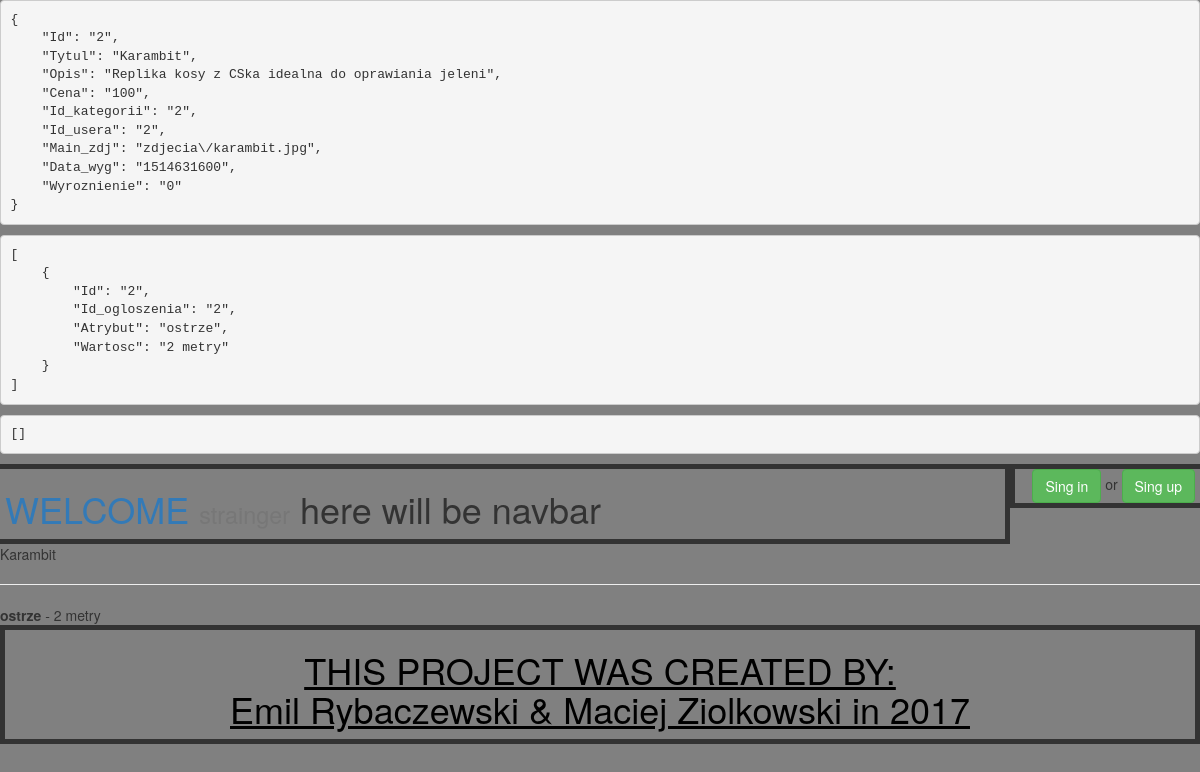
/index.php/Ogloszenia/jedno/2, run on the app's committed database.
### tables this page shows
CREATE TABLE `ogloszenia` (
  `Id` int(11) NOT NULL,
  `Tytul` text NOT NULL,
  `Opis` text NOT NULL,
  `Cena` float NOT NULL,
  `Id_kategorii` int(11) NOT NULL,
  `Id_usera` int(11) NOT NULL,
  `Main_zdj` varchar(64) NOT NULL,
  `Data_wyg` int(11) NOT NULL,
  `Wyroznienie` tinyint(1) NOT NULL DEFAULT '0'
);

CREATE TABLE `parametry_ogloszenia` (
  `Id` int(11) NOT NULL,
  `Id_ogloszenia` int(11) NOT NULL,
  `Atrybut` text NOT NULL,
  `Wartosc` text NOT NULL
);

### application/models/Ogloszenia_model.php (called while the page is built, shortened)
<?php
class Ogloszenia_model extends CI_Model
{
    public function getAnnoById($id)
    {
        $this->db->where('Id', $id);
        return $this->db->get('ogloszenia')->first_row();
    }
}

### application/controllers/Ogloszenia.php (called while the page is built, shortened)
<?php
class Ogloszenia extends CI_Controller
{
    public function __construct()
    {
        $this->load->helper('url');
        $this->load->helper('html');
        $this->load->model('Kategoria_model');
        $this->load->model('Ogloszenia_model');
        $this->load->model('Parametry_ogloszenia_model');
        $this->load->model('Usery_model');
        $this->load->model('Wiadomosci_model');
        $this->load->model('Zdjecia_model');
    }
    public function jedno($id_ogloszenia)
    {
        $ogloszenie = $ogloszenia = $this->Ogloszenia_model->getAnnoById($id_ogloszenia);
        $parametry_ogloszenia = $this->Parametry_ogloszenia_model->getParameters($id_ogloszenia);
        $zdjecia_byid = $this->Zdjecia_model->getByIdOgloszenia($id_ogloszenia);
        $query['ogloszenie']=$ogloszenie;
        $query['parametry_ogloszenia']=$parametry_ogloszenia;
        $query['zdjecia_byid']=$zdjecia_byid;
        $this->load->view('templates/header');
        $this->load->view('jedno', $query);
        $this->load->view('templates/footer');
    }
}

### index.php (called while the page is built, shortened)
<?php
require_once BASEPATH.'core/CodeIgniter.php';

### application/models/Parametry_ogloszenia_model.php (called while the page is built, shortened)
<?php
class Parametry_ogloszenia_model extends CI_Model
{
    public function getParameters($id_ogloszenia)
    {
        $this->db->where('Id_ogloszenia', $id_ogloszenia);
        return $this->db->get('parametry_ogloszenia')->result();
    }
}

### application/views/jedno.php (the view, shortened to what this page needs)
<?php
echo $ogloszenie->Tytul;
echo "<hr>";
foreach ($parametry_ogloszenia as $parametr) {
    echo "<b>{$parametr->Atrybut}</b> - {$parametr->Wartosc} <br>";
}
    $zdj = $zdjecia->zdjecie; ?>

### data on the page
ogloszenia: Tytul "Karambit"
parametry_ogloszenia: Atrybut "ostrze", Wartosc "2 metry"

### other printed values
anchor('/Welcome/', 'WELCOME') "WELCOME"
anchor('Logginc/', 'Sing in', 'class="btn btn-success"') "Sing in"
anchor('Form/index', 'Sing up', 'class="btn btn-success"') "Sing up"
